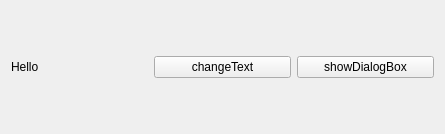
<?xml version="1.0" encoding="UTF-8"?>
<ui version="4.0">
 <class>MainWindow</class>
 <widget class="QMainWindow" name="MainWindow">
  <property name="geometry">
   <rect>
    <x>0</x>
    <y>0</y>
    <width>445</width>
    <height>134</height>
   </rect>
  </property>
  <property name="windowTitle">
   <string>MainWindow</string>
  </property>
  <widget class="QWidget" name="centralWidget">
   <layout class="QGridLayout" name="gridLayout">
    <item row="2" column="2">
     <widget class="QPushButton" name="pushButton_2">
      <property name="text">
       <string>showDialogBox</string>
      </property>
     </widget>
    </item>
    <item row="2" column="1">
     <widget class="QPushButton" name="pushButton">
      <property name="text">
       <string>changeText</string>
      </property>
     </widget>
    </item>
    <item row="2" column="0">
     <widget class="QLabel" name="label">
      <property name="text">
       <string>Hello </string>
      </property>
     </widget>
    </item>
   </layout>
  </widget>
  <widget class="QMenuBar" name="menuBar">
   <property name="geometry">
    <rect>
     <x>0</x>
     <y>0</y>
     <width>445</width>
     <height>22</height>
    </rect>
   </property>
  </widget>
 </widget>
 <layoutdefault spacing="6" margin="11"/>
 <resources/>
 <connections/>
</ui>
